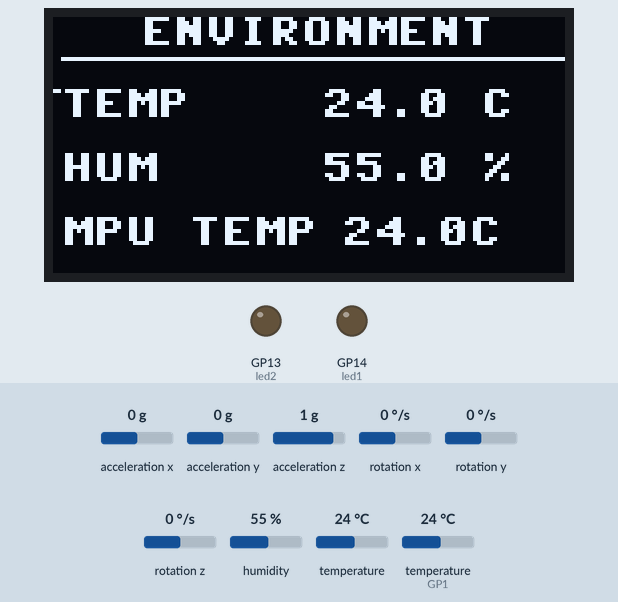
Recording of a program running on a simulated Raspberry Pi Pico running MicroPython. Parts: 128×64 one-colour display, output pins drawn as LEDs (lit = HIGH). Inputs (shaded band) come from the test bench; at power-on: rotation x 0 °/s, humidity 55 %, temperature (sensor on GP1) 24 °C, temperature 24 °C, acceleration x 0 g, acceleration y 0 g, acceleration z 1 g, rotation y 0 °/s, rotation z 0 °/s. Library files of the repository ran but are not shown: sh1106.py; what the program prints to the serial console is not drawn.

Above: at 3.5 s.
3.6 s: rotation x set to -27 °/s
5.1 s: rotation x set to -34 °/s
At 5.5 s:
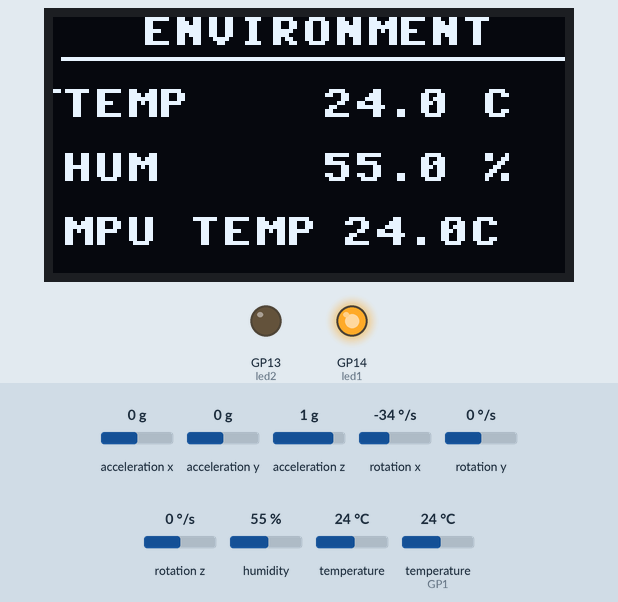
6.6 s: humidity set to 22 %
At 9.2 s:
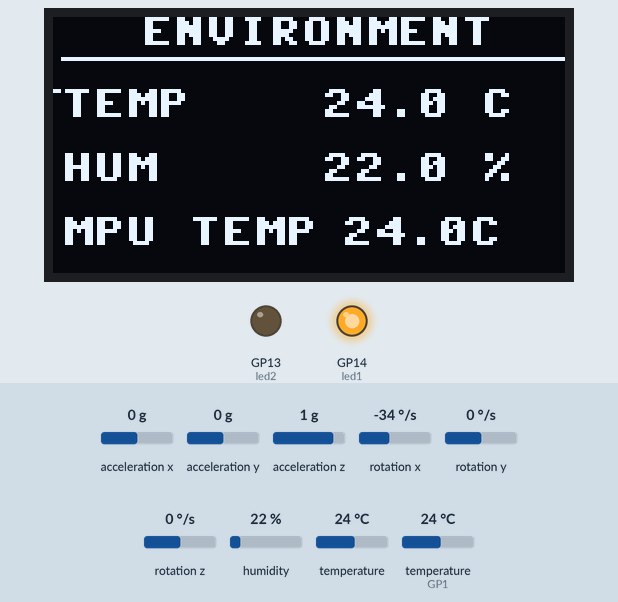
10.2 s: temperature (sensor on GP1) set to 12 °C
At 11.8 s:
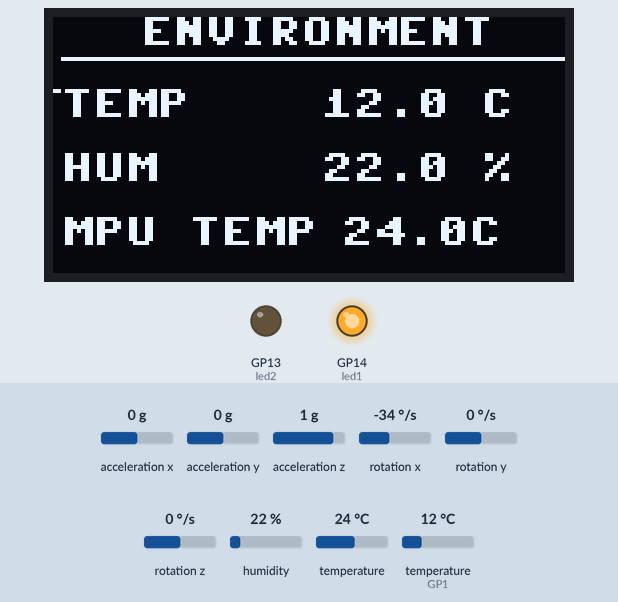
12.3 s: temperature (sensor 0) set to 12 °C
At 13.5 s:
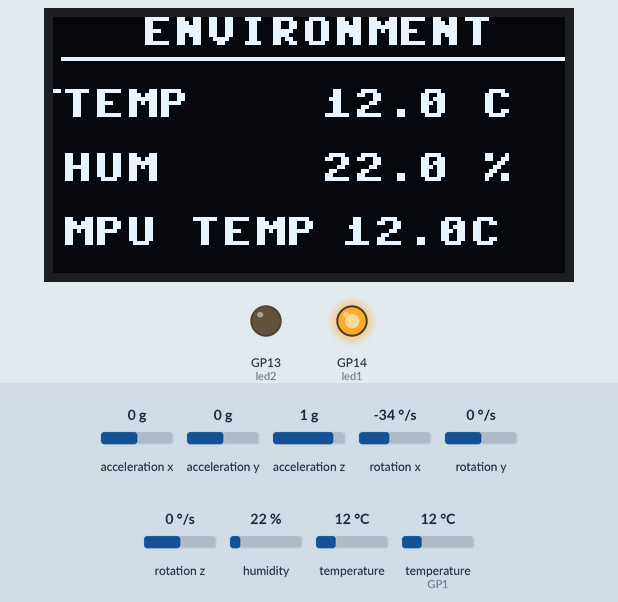
13.9 s: humidity set to 40 %
At 15.9 s:
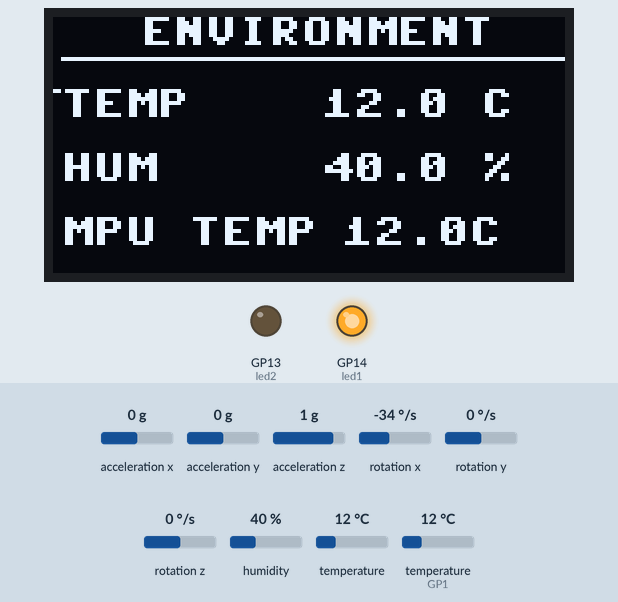
Timing chart, 0 to 17.4 s (numbered marks = the images above; inputs shaded):
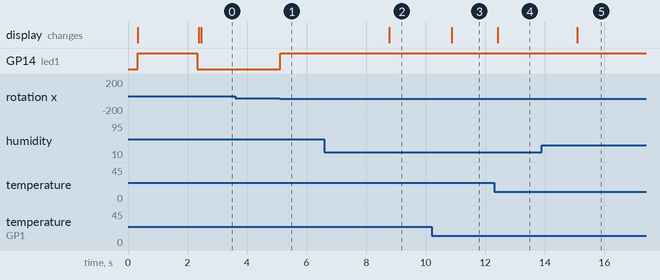

Measured:
- the behaviour switches between -30 and -31 °/s on rotation x (found by bisection; images 0 and 1)
- after the input at 3.6 s, every drawn part: stays the same
- after the input at 5.1 s, GP14 (led1): LOW → HIGH at once
- after the input at 6.6 s, the display: changes after 2.2 s (image 2)
- after the input at 10.2 s, the display: changes after 0.67 s (image 3)
- after the input at 12.3 s, the display: changes after 0.12 s (image 4)
- after the input at 13.9 s, the display: changes after 1.2 s (image 5)

The program:

main.py
```python
from machine import Pin, I2C, SoftI2C
import time
import math
import dht

from sh1106 import SH1106_I2C


# ============================================================
# PIN CONFIGURATION
# ============================================================

TOUCH_PIN = 0
DHT_PIN = 1

# MPU6050
MPU_SDA = 4
MPU_SCL = 5

# LEDs
LED1_PIN = 14
LED2_PIN = 13

# OLED SH1106
OLED_SDA = 10
OLED_SCL = 11


# ============================================================
# GPIO SETUP
# ============================================================

touch = Pin(TOUCH_PIN, Pin.IN)

led1 = Pin(LED1_PIN, Pin.OUT)
led2 = Pin(LED2_PIN, Pin.OUT)

led1.value(0)
led2.value(0)


# ============================================================
# DHT22
# ============================================================

dht_sensor = dht.DHT22(Pin(DHT_PIN))


# ============================================================
# I2C - MPU6050
# ============================================================

i2c_mpu = I2C(
    0,
    sda=Pin(MPU_SDA),
    scl=Pin(MPU_SCL),
    freq=400000
)


# ============================================================
# I2C - OLED SH1106
# GP10 = SDA
# GP11 = SCL
#
# Using I2C1 because GP10/GP11 support I2C1
# ============================================================

i2c_oled = I2C(
    1,
    sda=Pin(OLED_SDA),
    scl=Pin(OLED_SCL),
    freq=100000
)


# ============================================================
# I2C SCANNING
# ============================================================

print("Scanning MPU6050...")
mpu_devices = i2c_mpu.scan()
print(mpu_devices)

print("Scanning OLED...")
oled_devices = i2c_oled.scan()
print(oled_devices)


# ============================================================
# MPU6050 ADDRESS CHECK
# ============================================================

if 0x68 in mpu_devices:
    mpu_addr = 0x68

elif 0x69 in mpu_devices:
    mpu_addr = 0x69

else:
    raise Exception("MPU6050 not detected!")


# ============================================================
# OLED ADDRESS CHECK
# ============================================================

if len(oled_devices) == 0:
    raise Exception("OLED not detected on GP10 / GP11!")

oled_addr = oled_devices[0]

print("OLED found at:", hex(oled_addr))


# ============================================================
# OLED INITIALIZATION
# ============================================================

oled = SH1106_I2C(
    128,
    64,
    i2c_oled,
    oled_addr
)


# ============================================================
# MPU6050 DRIVER
# ============================================================

class MPU6050:

    def __init__(self, i2c, addr=0x68):

        self.i2c = i2c
        self.addr = addr

        # Wake up MPU6050
        self.write_reg(0x6B, 0x00)

        time.sleep_ms(100)

        # Accelerometer ±2G
        self.write_reg(0x1C, 0x00)

        # Gyroscope ±250 deg/sec
        self.write_reg(0x1B, 0x00)


    def write_reg(self, reg, value):

        self.i2c.writeto_mem(
            self.addr,
            reg,
            bytes([value])
        )


    def read_raw(self):

        data = self.i2c.readfrom_mem(
            self.addr,
            0x3B,
            14
        )

        ax = self._signed(data[0] << 8 | data[1])
        ay = self._signed(data[2] << 8 | data[3])
        az = self._signed(data[4] << 8 | data[5])

        temp = self._signed(data[6] << 8 | data[7])

        gx = self._signed(data[8] << 8 | data[9])
        gy = self._signed(data[10] << 8 | data[11])
        gz = self._signed(data[12] << 8 | data[13])

        return ax, ay, az, temp, gx, gy, gz


    def _signed(self, value):

        if value & 0x8000:
            value -= 65536

        return value


    def read(self):

        ax, ay, az, temp, gx, gy, gz = self.read_raw()

        # Accelerometer values in G
        ax = ax / 16384.0
        ay = ay / 16384.0
        az = az / 16384.0

        # Gyroscope values in deg/sec
        gx = gx / 131.0
        gy = gy / 131.0
        gz = gz / 131.0

        # MPU6050 internal temperature
        temperature = temp / 340.0 + 36.53

        return (
            ax,
            ay,
            az,
            gx,
            gy,
            gz,
            temperature
        )


# ============================================================
# INITIALIZE MPU6050
# ============================================================

mpu = MPU6050(
    i2c_mpu,
    mpu_addr
)


# ============================================================
# SENSOR VALUES
# ============================================================

dht_temp = 0.0
humidity = 0.0

ax = 0.0
ay = 0.0
az = 0.0

gx = 0.0
gy = 0.0
gz = 0.0

mpu_temp = 0.0


# ============================================================
# ARTIFICIAL HORIZON
# ============================================================

def draw_horizon(ax, ay, az):

    roll = math.atan2(
        ay,
        az
    )

    pitch = math.atan2(
        -ax,
        math.sqrt(
            ay * ay +
            az * az
        )
    )

    roll_deg = math.degrees(roll)
    pitch_deg = math.degrees(pitch)


    # Display center
    cx = 64
    cy = 32


    # Convert pitch angle into screen movement
    pitch_pixels = pitch_deg * 0.8


    # Horizon line
    length = 38

    dx = math.cos(roll) * length
    dy = math.sin(roll) * length

    x1 = int(cx - dx)
    y1 = int(cy - dy + pitch_pixels)

    x2 = int(cx + dx)
    y2 = int(cy + dy + pitch_pixels)


    oled.line(
        x1,
        y1,
        x2,
        y2,
        1
    )


    # Aircraft symbol
    oled.line(
        cx - 10,
        cy,
        cx - 3,
        cy,
        1
    )

    oled.line(
        cx + 3,
        cy,
        cx + 10,
        cy,
        1
    )

    oled.line(
        cx,
        cy - 3,
        cx,
        cy + 3,
        1
    )


    return roll_deg, pitch_deg


# ============================================================
# PAGE SYSTEM
# ============================================================

page = 0
last_touch = 0

PAGE_COUNT = 4


def check_touch():

    global last_touch

    now = time.ticks_ms()

    if touch.value() == 1:

        if time.ticks_diff(
            now,
            last_touch
        ) > 500:

            last_touch = now

            return True

    return False


# ============================================================
# PAGE 0 - ENVIRONMENT
# ============================================================

def page_environment():

    oled.fill(0)

    oled.text(
        "ENVIRONMENT",
        20,
        0
    )

    oled.line(
        0,
        10,
        127,
        10,
        1
    )

    oled.text(
        "TEMP",
        0,
        18
    )

    oled.text(
        "{:.1f} C".format(dht_temp),
        65,
        18
    )

    oled.text(
        "HUM",
        0,
        34
    )

    oled.text(
        "{:.1f} %".format(humidity),
        65,
        34
    )

    oled.text(
        "MPU TEMP",
        0,
        50
    )

    oled.text(
        "{:.1f}C".format(mpu_temp),
        70,
        50
    )

    oled.show()


# ============================================================
# PAGE 1 - FLIGHT HUD
# ============================================================

def page_hud():

    oled.fill(0)

    oled.text(
        "FLIGHT HUD",
        28,
        0
    )

    oled.line(
        0,
        9,
        127,
        9,
        1
    )

    roll, pitch = draw_horizon(
        ax,
        ay,
        az
    )

    oled.text(
        "R:{:+.0f}".format(roll),
        0,
        53
    )

    oled.text(
        "P:{:+.0f}".format(pitch),
        70,
        53
    )

    oled.show()


# ============================================================
# PAGE 2 - MOTION
# ============================================================

def page_motion():

    oled.fill(0)

    oled.text(
        "MOTION",
        42,
        0
    )

    oled.line(
        0,
        9,
        127,
        9,
        1
    )

    oled.text(
        "AX {:+.2f}G".format(ax),
        0,
        14
    )

    oled.text(
        "AY {:+.2f}G".format(ay),
        0,
        25
    )

    oled.text(
        "AZ {:+.2f}G".format(az),
        0,
        36
    )

    oled.text(
        "GX {:+.0f}".format(gx),
        0,
        48
    )

    oled.text(
        "GY {:+.0f}".format(gy),
        43,
        48
    )

    oled.text(
        "GZ {:+.0f}".format(gz),
        86,
        48
    )

    oled.show()


# ============================================================
# PAGE 3 - SYSTEM STATUS
# ============================================================

def page_system():

    oled.fill(0)

    oled.text(
        "RP2040 SYSTEM",
        15,
        0
    )

    oled.line(
        0,
        10,
        127,
        10,
        1
    )

    oled.text(
        "MPU6050 OK",
        0,
        20
    )

    oled.text(
        "DHT22 OK",
        0,
        34
    )

    oled.text(
        "OLED OK",
        0,
        48
    )

    oled.show()


# ============================================================
# DRAW CURRENT PAGE
# ============================================================

def draw_page():

    if page == 0:

        page_environment()

    elif page == 1:

        page_hud()

    elif page == 2:

        page_motion()

    elif page == 3:

        page_system()


# ============================================================
# STARTUP SCREEN
# ============================================================

oled.fill(0)

oled.text(
    "RP2040",
    42,
    15
)

oled.text(
    "SENSOR HUB",
    25,
    30
)

oled.text(
    "BOOTING...",
    30,
    45
)

oled.show()


led1.value(1)
led2.value(0)

time.sleep(2)

led1.value(0)


# ============================================================
# MAIN LOOP
# ============================================================

last_dht = 0
last_mpu = 0
last_display = 0


while True:

    now = time.ticks_ms()


    # --------------------------------------------------------
    # TOUCH - CHANGE PAGE
    # --------------------------------------------------------

    if check_touch():

        page += 1

        if page >= PAGE_COUNT:
            page = 0

        led2.value(1)

        time.sleep_ms(50)

        led2.value(0)


    # --------------------------------------------------------
    # DHT22
    # --------------------------------------------------------

    if time.ticks_diff(
        now,
        last_dht
    ) >= 2000:

        last_dht = now

        try:

            dht_sensor.measure()

            dht_temp = dht_sensor.temperature()
            humidity = dht_sensor.humidity()

        except Exception as e:

            print(
                "DHT error:",
                e
            )


    # --------------------------------------------------------
    # MPU6050
    # --------------------------------------------------------

    if time.ticks_diff(
        now,
        last_mpu
    ) >= 50:

        last_mpu = now

        try:

            (
                ax,
                ay,
                az,
                gx,
                gy,
                gz,
                mpu_temp
            ) = mpu.read()

        except Exception as e:

            print(
                "MPU error:",
                e
            )


    # --------------------------------------------------------
    # LED1 - MOVEMENT INDICATOR
    # --------------------------------------------------------

    motion = (

        abs(gx) > 30 or
        abs(gy) > 30 or
        abs(gz) > 30

    )

    led1.value(
        1 if motion else 0
    )


    # --------------------------------------------------------
    # OLED DISPLAY UPDATE
    # --------------------------------------------------------

    if time.ticks_diff(
        now,
        last_display
    ) >= 100:

        last_display = now

        draw_page()


    time.sleep_ms(5)
```
